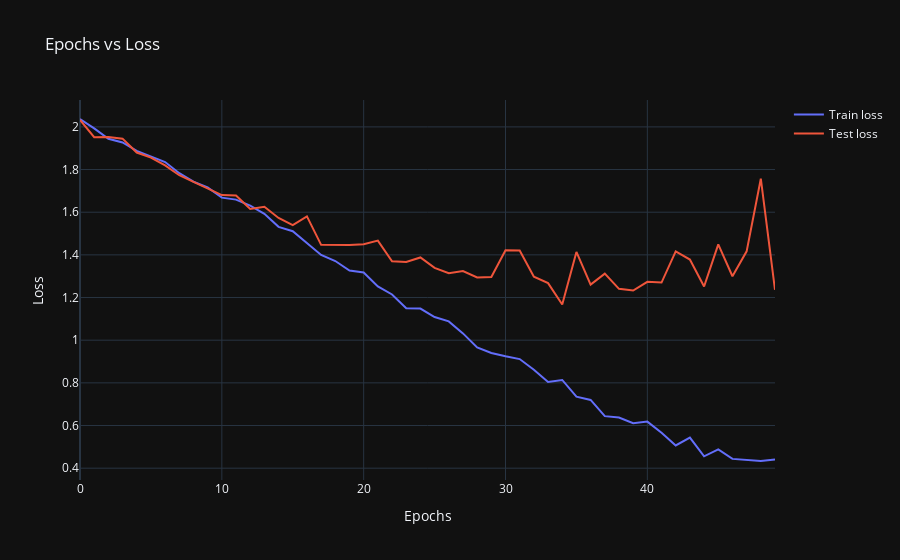

The cell this chart's notebook holds for it:
### Code cell
fig = go.Figure()

# Train loss
fig.add_trace(go.Scatter(x=r1['Epochs'], y=r1['loss'], mode='lines', name='Train loss'))

# Test loss
fig.add_trace(go.Scatter(x=r1['Epochs'], y=r1['val_loss'], mode='lines', name='Test loss'))

# Update layout
fig.update_layout(
    title='Epochs vs Loss',
    xaxis_title='Epochs',
    yaxis_title='Loss',
)

### Figure 1 — Plotly figure (JSON) as saved in the notebook; plotly's stock layout.template omitted (floating-point values rounded to 4 significant figures)
{"data": [{"mode": "lines", "name": "Train loss", "type": "scatter", "x": [0, 1, 2, 3, 4, 5, 6, 7, 8, 9, 10, 11, 12, 13, 14, 15, 16, 17, 18, 19, 20, 21, 22, 23, 24, 25, 26, 27, 28, 29, 30, 31, 32, 33, 34, 35, 36, 37, 38, 39, 40, 41, 42, 43, 44, 45, 46, 47, 48, 49], "y": [2.037, 1.993, 1.944, 1.927, 1.888, 1.861, 1.835, 1.783, 1.743, 1.716, 1.668, 1.659, 1.631, 1.593, 1.531, 1.511, 1.457, 1.4, 1.371, 1.327, 1.318, 1.252, 1.214, 1.15, 1.148, 1.108, 1.088, 1.032, 0.9665, 0.9404, 0.9248, 0.9116, 0.8613, 0.8039, 0.8136, 0.7356, 0.7199, 0.644, 0.6378, 0.6109, 0.6184, 0.5661, 0.5068, 0.5437, 0.4559, 0.488, 0.4437, 0.4399, 0.4337, 0.4408]}, {"mode": "lines", "name": "Test loss", "type": "scatter", "x": [0, 1, 2, 3, 4, 5, 6, 7, 8, 9, 10, 11, 12, 13, 14, 15, 16, 17, 18, 19, 20, 21, 22, 23, 24, 25, 26, 27, 28, 29, 30, 31, 32, 33, 34, 35, 36, 37, 38, 39, 40, 41, 42, 43, 44, 45, 46, 47, 48, 49], "y": [2.033, 1.952, 1.953, 1.945, 1.88, 1.856, 1.819, 1.773, 1.742, 1.709, 1.68, 1.678, 1.615, 1.626, 1.573, 1.54, 1.581, 1.447, 1.446, 1.446, 1.45, 1.467, 1.37, 1.366, 1.388, 1.339, 1.314, 1.324, 1.294, 1.296, 1.421, 1.42, 1.298, 1.268, 1.168, 1.414, 1.261, 1.312, 1.241, 1.233, 1.274, 1.27, 1.417, 1.378, 1.252, 1.45, 1.3, 1.416, 1.757, 1.236]}], "layout": {"title": {"text": "Epochs vs Loss"}, "xaxis": {"title": {"text": "Epochs"}}, "yaxis": {"title": {"text": "Loss"}}}}
